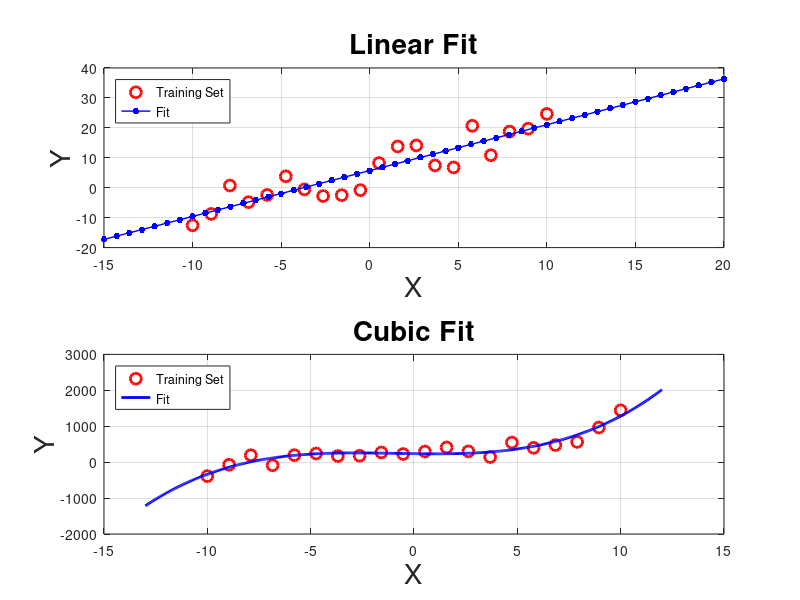

Source code (MATLAB):
% Demo to illustrate how to use the polyfit routine to fit data to a polynomial
% and to use polyval() to get estimated (fitted) data from the coefficients that polyfit() returns.
% Demo first uses a linear fit, then uses a cubic fit.

% Initialization steps.
clc;    % Clear the command window.
close all;  % Close all figures (except those of imtool.)
clear;  % Erase all existing variables. Or clearvars if you want.
workspace;  % Make sure the workspace panel is showing.
format long g;
format compact;
fontSize = 20;

%============= LINEAR FIT ===================================
x = linspace(-10, 10, 20); % Make 20 samples along the x axis
% Create a sample training set, a linear relation, with noise
slope = 1.5;
intercept = -1;
noiseAmplitude = 15;
y = slope .* x + intercept + noiseAmplitude * rand(1, length(x));

% Plot the training set of data.
subplot(2, 1, 1);
plot(x, y, 'ro', 'MarkerSize', 8, 'LineWidth', 2);
grid on;
xlabel('X', 'FontSize', fontSize);
ylabel('Y', 'FontSize', fontSize);
title('Linear Fit', 'FontSize', fontSize);

% Enlarge figure to full screen.
set(gcf, 'Units', 'Normalized', 'OuterPosition', [0 0 1 1]);
% Give a name to the title bar.
set(gcf, 'Name', 'Demo by ImageAnalyst', 'NumberTitle', 'Off') 

% Do the regression with polyfit
linearCoefficients = polyfit(x, y, 1);
% The x coefficient, slope, is coefficients(1).
% The constant, the intercept, is coefficients(2).
% Make fit.  It does NOT need to have the same
% number of elements as your training set, 
% or the same range, though it could if you want.
% Make 50 fitted samples going from -15 to +20.
xFit = linspace(-15, 20, 50);
% Get the estimated values with polyval()
yFit = polyval(linearCoefficients, xFit);
% Plot the fit
hold on;
plot(xFit, yFit, 'b.-', 'MarkerSize', 15, 'LineWidth', 1);
legend('Training Set', 'Fit', 'Location', 'Northwest');

%============= CUBIC FIT ===================================
x = linspace(-10, 10, 20); % Make 20 samples along the x axis
% Create a sample training set, a cubic relation, with noise
c1 = 1;
c2 = 2;
c3 = -10;
c4 = 4;
noiseAmplitude = 500;
y = c1 .* x .^3 + c2 .* x .^2 + c3 .* x + c4 + noiseAmplitude * rand(1, length(x));

% Plot the training set of data.
subplot(2, 1, 2);
plot(x, y, 'ro', 'MarkerSize', 8, 'LineWidth', 2);
grid on;
xlabel('X', 'FontSize', fontSize);
ylabel('Y', 'FontSize', fontSize);
title('Cubic Fit', 'FontSize', fontSize);

% Do the regression with polyfit
cubicCefficients = polyfit(x, y, 3)
% The x coefficient, slope, is coefficients(1).
% The constant, the intercept, is coefficients(2).
% Make fit.  It does NOT need to have the same
% number of elements as your training set, 
% or the same range, though it could if you want.
% Make 500 fitted samples going from -13 to +12.
xFit = linspace(-13, 12, 500);
% Get the estimated values with polyval()
yFit = polyval(cubicCefficients, xFit);
% Plot the fit
hold on;
plot(xFit, yFit, 'b-', 'LineWidth', 2);
grid on;
legend('Training Set', 'Fit', 'Location', 'Northwest');

